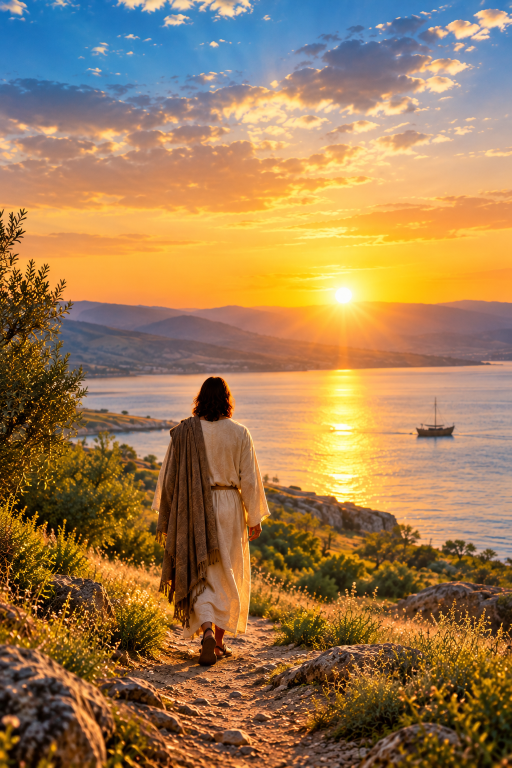
#> input picture Golden Path to the Sunrise.png, 1024 x 1536 px (shown at 1/2 size)
$ python create_video.py
#> lines starting #> are read from the running program, lines starting #| are printed output that depends on the picture

from pathlib import Path
import subprocess
from PIL import Image, ImageOps, ImageDraw, ImageFont

IMAGE = Path("Golden Path to the Sunrise.png")
POSTER = Path("poster.jpg")
OUTPUT = Path("bible_short.mp4")

if not IMAGE.exists():
    raise FileNotFoundError(f"Sunrise image not found: {IMAGE}")

# Prepare a vertical 9:16 background.
image = Image.open(IMAGE).convert("RGB")
#> image is the input picture: PIL image 1024x1536 RGB; mean R, G, B 158.8, 124.3, 83.1
image = ImageOps.fit(image, (1080, 1920))
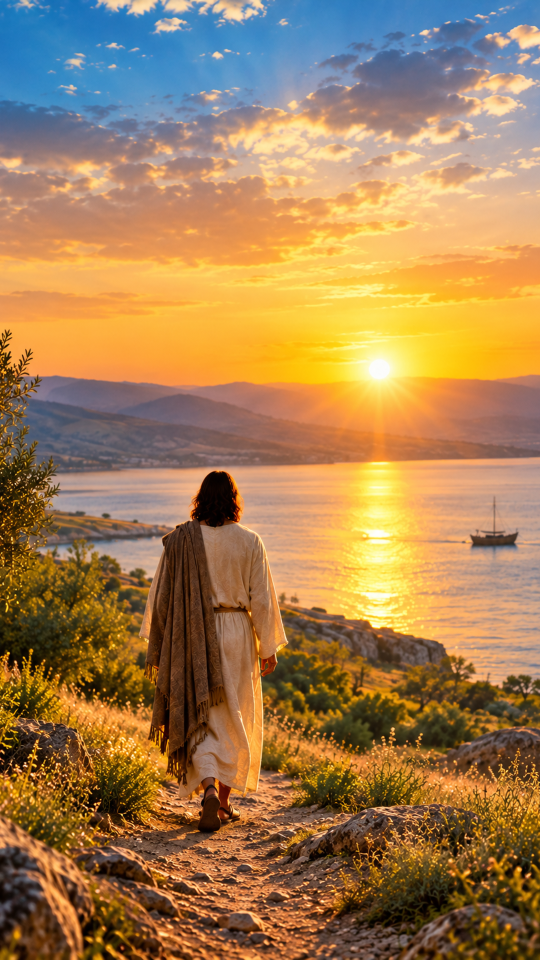
#> image: PIL image 1080x1920 RGB (shown at 1/2 size); mean R, G, B 163.1, 127.1, 83.6
draw = ImageDraw.Draw(image, "RGBA")

# Add a subtle dark panel behind the title.
draw.rounded_rectangle(
    (70, 1330, 1010, 1690),
    radius=35,
    fill=(0, 0, 0, 145)
)

font_path = "/usr/share/fonts/truetype/dejavu/DejaVuSans-Bold.ttf"
font = ImageFont.truetype(font_path, 66)

title = ["GOD IS ALREADY", "IN TOMORROW"]
y = 1410

for line in title:
    box = draw.textbbox((0, 0), line, font=font)
    x = (1080 - (box[2] - box[0])) // 2
    draw.text((x, y), line, font=font, fill="white")
    y += 90
#> this loop made 2 passes
#> (box, x) on passes 1 to 2: ((0, 13, 622, 63), 229), ((0, 13, 556, 63), 262)
#> after the loop, y = 1590

small_font = ImageFont.truetype(font_path, 38)
verse = "MATTHEW 6:34"
box = draw.textbbox((0, 0), verse, font=small_font)
#> box = (0, 7, 324, 36)
x = (1080 - (box[2] - box[0])) // 2
#> x = 378
draw.text((x, 1600), verse, font=small_font, fill=(255, 220, 150))

image.save(POSTER, quality=95)
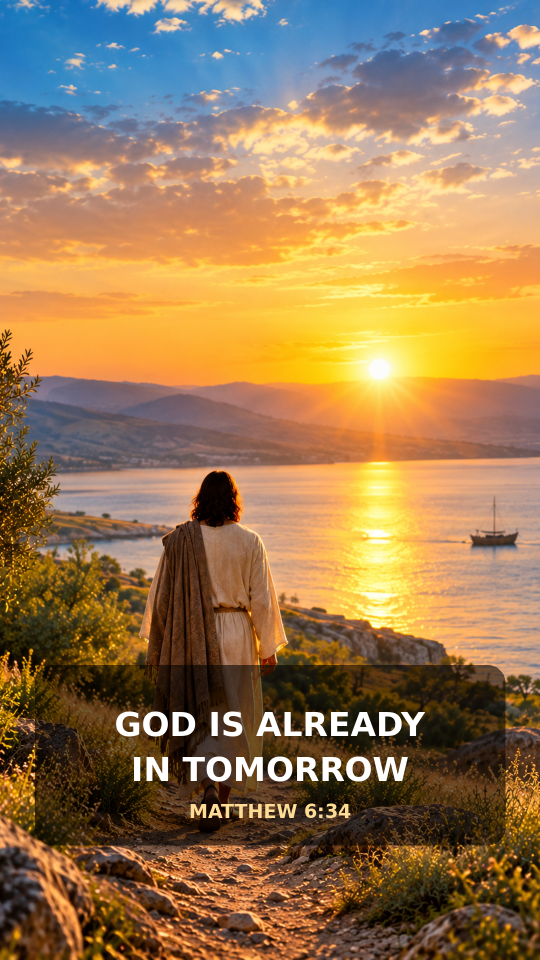
#> saved as poster.jpg: PIL image 1080x1920 RGB (shown at 1/2 size); mean R, G, B 153.7, 122.2, 83.9

# Create a 43-second vertical MP4 with a gentle zoom.
subprocess.run([
    "ffmpeg", "-y",
    "-loop", "1",
    "-framerate", "30",
    "-i", str(POSTER),
    "-vf",
    "zoompan=z='min(zoom+0.00004,1.05)':d=1290:s=1080x1920:fps=30,format=yuv420p",
    "-t", "43",
    "-c:v", "libx264",
    "-pix_fmt", "yuv420p",
    "-movflags", "+faststart",
    str(OUTPUT)
], check=True)
#> (this line was passed over: subprocess is not available in this run)

print(f"Video created: {OUTPUT}")
